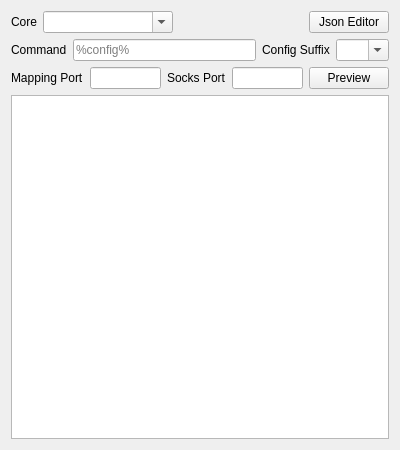
<?xml version="1.0" encoding="UTF-8"?>
<ui version="4.0">
    <class>EditCustom</class>
    <widget class="QWidget" name="EditCustom">
        <property name="geometry">
            <rect>
                <x>0</x>
                <y>0</y>
                <width>400</width>
                <height>450</height>
            </rect>
        </property>
        <property name="windowTitle">
            <string notr="true">EditCustom</string>
        </property>
        <layout class="QVBoxLayout" name="verticalLayout">
            <item>
                <layout class="QHBoxLayout" name="horizontalLayout">
                    <item>
                        <widget class="QLabel" name="core_l">
                            <property name="sizePolicy">
                                <sizepolicy hsizetype="Maximum" vsizetype="Preferred">
                                    <horstretch>0</horstretch>
                                    <verstretch>0</verstretch>
                                </sizepolicy>
                            </property>
                            <property name="text">
                                <string>Core</string>
                            </property>
                        </widget>
                    </item>
                    <item>
                        <widget class="QComboBox" name="core">
                            <property name="sizePolicy">
                                <sizepolicy hsizetype="Expanding" vsizetype="Fixed">
                                    <horstretch>0</horstretch>
                                    <verstretch>0</verstretch>
                                </sizepolicy>
                            </property>
                            <property name="editable">
                                <bool>true</bool>
                            </property>
                        </widget>
                    </item>
                    <item>
                        <spacer name="horizontalSpacer">
                            <property name="orientation">
                                <enum>Qt::Horizontal</enum>
                            </property>
                            <property name="sizeHint" stdset="0">
                                <size>
                                    <width>40</width>
                                    <height>20</height>
                                </size>
                            </property>
                        </spacer>
                    </item>
                    <item>
                        <widget class="QPushButton" name="as_json">
                            <property name="sizePolicy">
                                <sizepolicy hsizetype="Maximum" vsizetype="Fixed">
                                    <horstretch>0</horstretch>
                                    <verstretch>0</verstretch>
                                </sizepolicy>
                            </property>
                            <property name="text">
                                <string>Json Editor</string>
                            </property>
                        </widget>
                    </item>
                </layout>
            </item>
            <item>
                <widget class="QWidget" name="w_ext1" native="true">
                    <layout class="QHBoxLayout" name="horizontalLayout_2">
                        <property name="leftMargin">
                            <number>0</number>
                        </property>
                        <property name="topMargin">
                            <number>0</number>
                        </property>
                        <property name="rightMargin">
                            <number>0</number>
                        </property>
                        <property name="bottomMargin">
                            <number>0</number>
                        </property>
                        <item>
                            <widget class="QLabel" name="command_l">
                                <property name="text">
                                    <string>Command</string>
                                </property>
                            </widget>
                        </item>
                        <item>
                            <widget class="QLineEdit" name="command">
                                <property name="placeholderText">
                                    <string notr="true">%config%</string>
                                </property>
                            </widget>
                        </item>
                        <item>
                            <widget class="QLabel" name="config_suffix_l">
                                <property name="text">
                                    <string>Config Suffix</string>
                                </property>
                            </widget>
                        </item>
                        <item>
                            <widget class="QComboBox" name="config_suffix">
                                <property name="editable">
                                    <bool>true</bool>
                                </property>
                                <item>
                                    <property name="text">
                                        <string notr="true"/>
                                    </property>
                                </item>
                                <item>
                                    <property name="text">
                                        <string notr="true">json</string>
                                    </property>
                                </item>
                                <item>
                                    <property name="text">
                                        <string notr="true">yml</string>
                                    </property>
                                </item>
                            </widget>
                        </item>
                    </layout>
                </widget>
            </item>
            <item>
                <widget class="QWidget" name="w_ext2" native="true">
                    <layout class="QHBoxLayout" name="horizontalLayout_3">
                        <property name="leftMargin">
                            <number>0</number>
                        </property>
                        <property name="topMargin">
                            <number>0</number>
                        </property>
                        <property name="rightMargin">
                            <number>0</number>
                        </property>
                        <property name="bottomMargin">
                            <number>0</number>
                        </property>
                        <item>
                            <widget class="QLabel" name="label">
                                <property name="toolTip">
                                    <string>Random if it's empty or zero.</string>
                                </property>
                                <property name="text">
                                    <string notr="true">Mapping Port</string>
                                </property>
                            </widget>
                        </item>
                        <item>
                            <widget class="QLineEdit" name="mapping_port"/>
                        </item>
                        <item>
                            <widget class="QLabel" name="label_2">
                                <property name="toolTip">
                                    <string>Random if it's empty or zero.</string>
                                </property>
                                <property name="text">
                                    <string notr="true">Socks Port</string>
                                </property>
                            </widget>
                        </item>
                        <item>
                            <widget class="QLineEdit" name="socks_port"/>
                        </item>
                        <item>
                            <widget class="QPushButton" name="preview">
                                <property name="text">
                                    <string>Preview</string>
                                </property>
                            </widget>
                        </item>
                    </layout>
                </widget>
            </item>
            <item>
                <widget class="QPlainTextEdit" name="config_simple">
                    <property name="minimumSize">
                        <size>
                            <width>0</width>
                            <height>300</height>
                        </size>
                    </property>
                </widget>
            </item>
        </layout>
    </widget>
    <tabstops>
        <tabstop>core</tabstop>
        <tabstop>as_json</tabstop>
        <tabstop>command</tabstop>
        <tabstop>config_suffix</tabstop>
        <tabstop>mapping_port</tabstop>
        <tabstop>socks_port</tabstop>
        <tabstop>preview</tabstop>
        <tabstop>config_simple</tabstop>
    </tabstops>
    <resources/>
    <connections/>
</ui>
